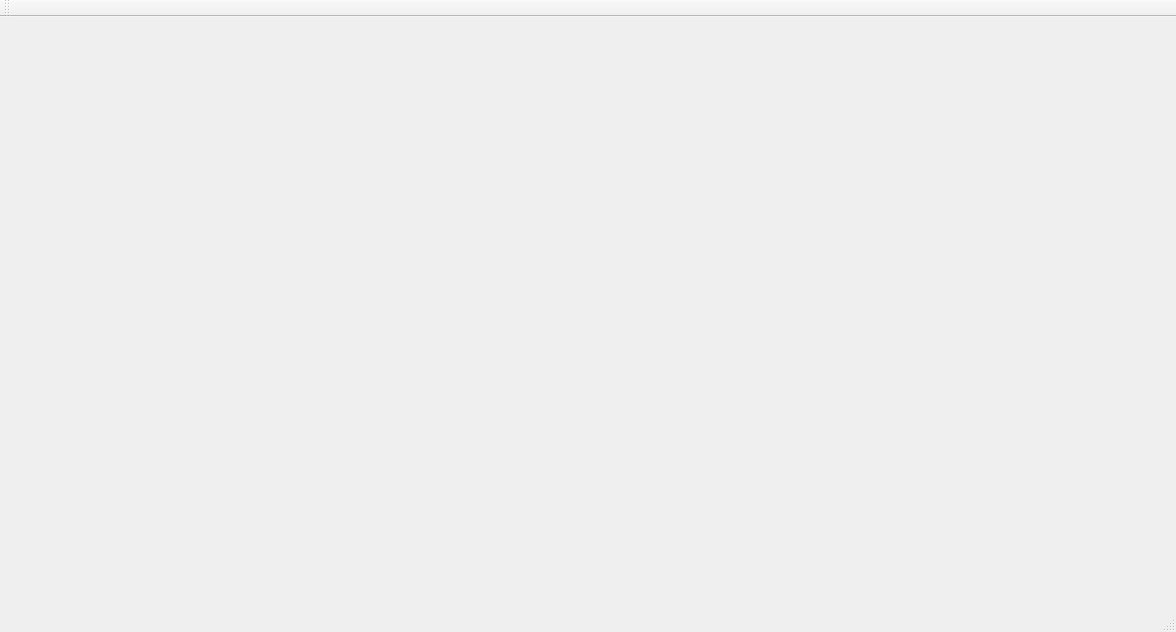
<?xml version="1.0" encoding="UTF-8"?>
<ui version="4.0">
 <class>MainWindow</class>
 <widget class="QMainWindow" name="MainWindow">
  <property name="geometry">
   <rect>
    <x>0</x>
    <y>0</y>
    <width>1176</width>
    <height>632</height>
   </rect>
  </property>
  <property name="windowTitle">
   <string>MainWindow</string>
  </property>
  <widget class="QWidget" name="centralWidget">
   <widget class="QCustomPlot" name="customPlot" native="true">
    <property name="geometry">
     <rect>
      <x>10</x>
      <y>10</y>
      <width>1161</width>
      <height>561</height>
     </rect>
    </property>
   </widget>
  </widget>
  <widget class="QMenuBar" name="menuBar">
   <property name="geometry">
    <rect>
     <x>0</x>
     <y>0</y>
     <width>1176</width>
     <height>21</height>
    </rect>
   </property>
  </widget>
  <widget class="QToolBar" name="mainToolBar">
   <attribute name="toolBarArea">
    <enum>TopToolBarArea</enum>
   </attribute>
   <attribute name="toolBarBreak">
    <bool>false</bool>
   </attribute>
  </widget>
  <widget class="QStatusBar" name="statusBar"/>
 </widget>
 <layoutdefault spacing="6" margin="11"/>
 <customwidgets>
  <customwidget>
   <class>QCustomPlot</class>
   <extends>QWidget</extends>
   <header location="global">qcustomplot.h</header>
   <container>1</container>
  </customwidget>
 </customwidgets>
 <resources/>
 <connections/>
</ui>
